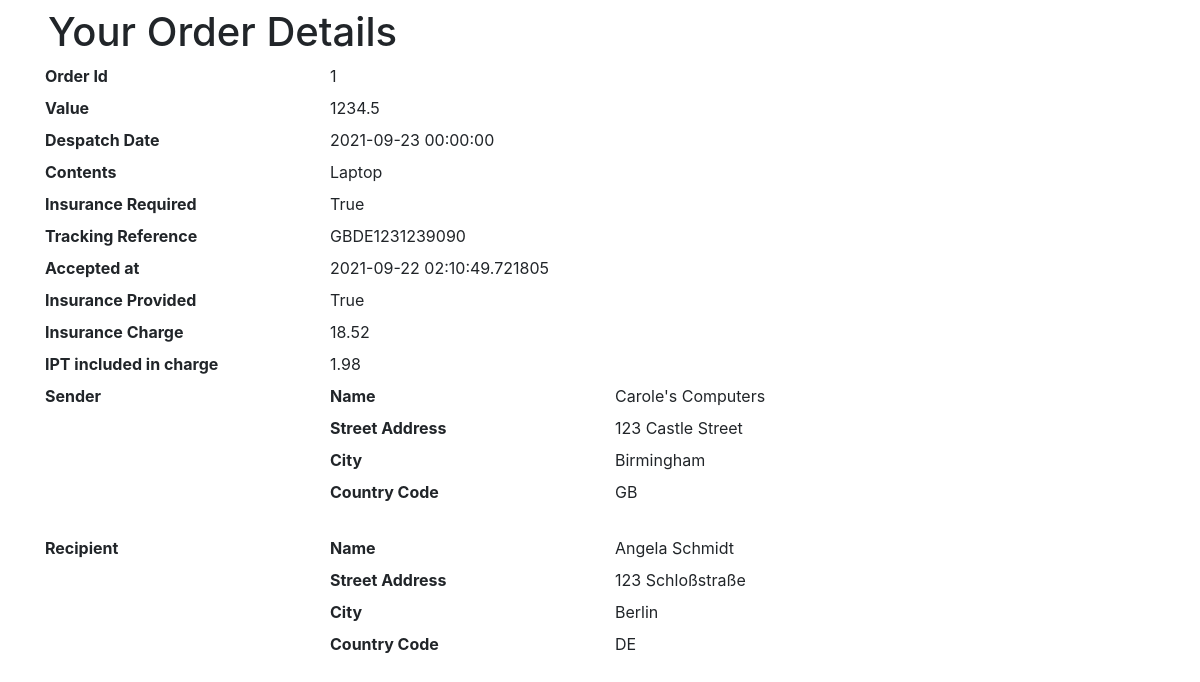
The app's page /orders/1/ with its own data.
### models.py (models this page shows)
class Orders(db.Model):
    id = db.Column(db.Integer, primary_key=True, autoincrement=True)
    sender_id = db.Column(db.Integer, db.ForeignKey('sender.id', ondelete="CASCADE"))
    recipient_id = db.Column(db.Integer, db.ForeignKey('recipient.id', ondelete="CASCADE"))
    value = db.Column(db.Float)
    despatch_date = db.Column(db.DateTime)
    contents_declaration = db.Column(db.String(50))
    insurance_required = db.Column(db.Boolean)
    tracking_reference = db.Column(db.String(50))
    order_url = db.Column(db.String(100))
    accepted_at = db.Column(db.DateTime)
    insurance_provided = db.Column(db.Boolean)
    total_insurance_charge = db.Column(db.Float)
    ipt_included_in_charge = db.Column(db.Float)

class Sender(db.Model):
    id = db.Column(db.Integer, primary_key=True, autoincrement=True)
    name = db.Column(db.String(50))
    street_address = db.Column(db.String(100))
    city = db.Column(db.String(20))
    country_code = db.Column(db.String(3))

class Recipient(db.Model):
    id = db.Column(db.Integer, primary_key=True, autoincrement=True)
    name = db.Column(db.String(50))
    street_address = db.Column(db.String(100))
    city = db.Column(db.String(20))
    country_code = db.Column(db.String(3))

### app.py (the view)
@app.route('/orders/<int:order_id>/', methods=['GET'])
def get_order(order_id):
    order = Orders.query.get_or_404(order_id)
    sender = Sender.query.get_or_404(order.sender_id)
    recipient = Recipient.query.get_or_404(order.recipient_id)
    return render_template('view_order.html', order=order, sender=sender, recipient=recipient, title='View Order')

### templates/view_order.html
{% extends "base.html" %}
{% block content %}
  {% if order %}
  <h1 class="display-6 ml-5 mt-2 mb-2">Your Order Details</h1>
    <div class="container">
      <dl class="row">
        <dt class="col-sm-3">Order Id</dt>
        <dd class="col-sm-9">{{ order.id }}</dd>
        <dt class="col-sm-3">Value</dt>
        <dd class="col-sm-9">{{ order.value }}</dd>
        <dt class="col-sm-3">Despatch Date</dt>
        <dd class="col-sm-9">{{ order.despatch_date }}</dd>
        <dt class="col-sm-3">Contents</dt>
        <dd class="col-sm-9">{{ order.contents_declaration }}</dd>
        <dt class="col-sm-3">Insurance Required</dt>
        <dd class="col-sm-9">{{ order.insurance_required }}</dd>
        <dt class="col-sm-3">Tracking Reference</dt>
        <dd class="col-sm-9">{{ order.tracking_reference }}</dd>
        <dt class="col-sm-3">Accepted at</dt>
        <dd class="col-sm-9">{{ order.accepted_at }}</dd>
        <dt class="col-sm-3">Insurance Provided</dt>
        <dd class="col-sm-9">{{ order.insurance_provided }}</dd>
        <dt class="col-sm-3">Insurance Charge</dt>
        <dd class="col-sm-9">{{ order.total_insurance_charge }}</dd>
        <dt class="col-sm-3">IPT included in charge</dt>
        <dd class="col-sm-9">{{ order.ipt_included_in_charge }}</dd>
        <dt class="col-sm-3">Sender</dt>
        <dd class="col-sm-9">
          <dl class="row">
            <dt class="col-sm-4">Name</dt>
            <dd class="col-sm-8">{{ sender.name }}</dd>
            <dt class="col-sm-4">Street Address</dt>
            <dd class="col-sm-8">{{ sender.street_address }}</dd>
            <dt class="col-sm-4">City</dt>
            <dd class="col-sm-8">{{ sender.city }}</dd>
            <dt class="col-sm-4">Country Code</dt>
            <dd class="col-sm-8">{{ sender.country_code }}</dd>
          </dl>
        </dd>
        <dt class="col-sm-3">Recipient</dt>
        <dd class="col-sm-9">
          <dl class="row">
            <dt class="col-sm-4">Name</dt>
            <dd class="col-sm-8">{{ recipient.name }}</dd>
            <dt class="col-sm-4">Street Address</dt>
            <dd class="col-sm-8">{{ recipient.street_address }}</dd>
            <dt class="col-sm-4">City</dt>
            <dd class="col-sm-8">{{ recipient.city }}</dd>
            <dt class="col-sm-4">Country Code</dt>
            <dd class="col-sm-8">{{ recipient.country_code }}</dd>
          </dl>
        </dd>
      </dl>
    </div>
  {% endif %}
{% endblock content %}

### templates/base.html (shortened to what this page needs)
<!DOCTYPE html>
<html lang="en" dir="ltr">
  <head>
    <link rel="stylesheet" href="https://stackpath.bootstrapcdn.com/bootstrap/4.3.1/css/bootstrap.min.css">
  </head>
  <body>
    {% block content %}{% endblock content %}
  </body>
  </body>
</html>

### records on screen
Orders: id "1", value "1234.5", despatch_date "2021-09-23 00:00:00", contents_declaration "Laptop", insurance_required "True", tracking_reference "GBDE1231239090", accepted_at "2021-09-22 02:10:49.721805", insurance_provided "True", total_insurance_charge "18.52", ipt_included_in_charge "1.98"
Sender: name "Carole's Computers", street_address "123 Castle Street", city "Birmingham", country_code "GB"
Recipient: name "Angela Schmidt", street_address "123 Schloßstraße", city "Berlin", country_code "DE"
